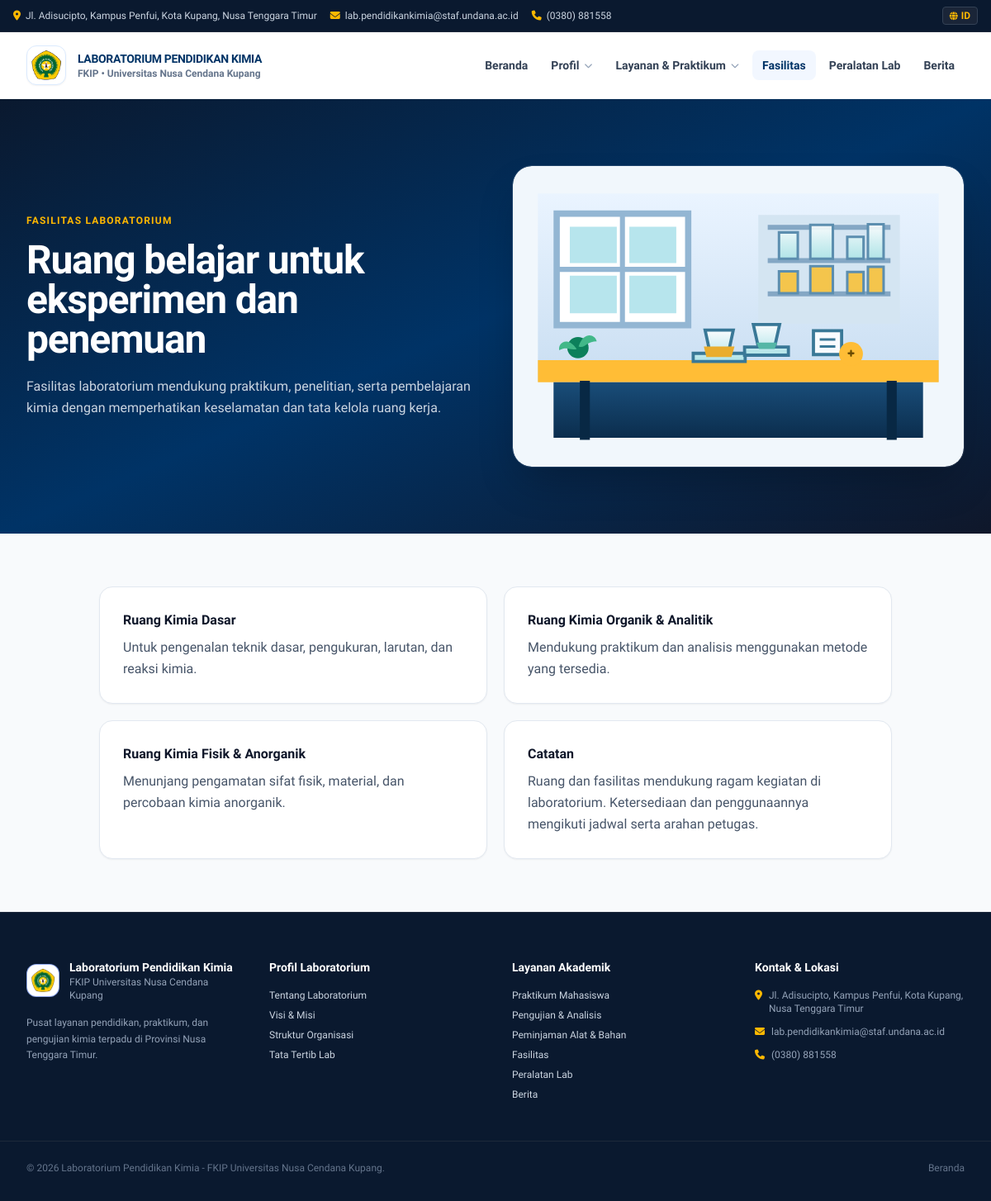
Page /fasilitas.php on the committed database.
### tables this page shows
CREATE TABLE pages (
            id INTEGER PRIMARY KEY AUTOINCREMENT,
            slug TEXT NOT NULL UNIQUE,
            menu_label TEXT NOT NULL,
            nav_group TEXT NOT NULL DEFAULT "halaman",
            title TEXT NOT NULL,
            eyebrow TEXT NOT NULL DEFAULT "",
            intro TEXT NOT NULL DEFAULT "",
            body TEXT NOT NULL DEFAULT "",
            image_path TEXT NOT NULL DEFAULT "",
            published INTEGER NOT NULL DEFAULT 1,
            sort_order INTEGER NOT NULL DEFAULT 0,
            updated_at TEXT NOT NULL DEFAULT CURRENT_TIMESTAMP
        );

### page-view.php (the view, shortened to what the rows shown need)
<?php
require_once __DIR__ . '/app/bootstrap.php';
$slug = isset($pageSlug) ? $pageSlug : '';
$statement = app_db()->prepare('SELECT * FROM pages WHERE slug = ? AND published = 1 LIMIT 1');
$statement->execute([$slug]);
$contentPage = $statement->fetch();
    ?>
    <?php
$bodyBlocks = preg_split('/\R{2,}/', str_replace('|', "\n\n", $contentPage['body']));
$bodyBlocks = array_values(array_filter(array_map('trim', $bodyBlocks), function ($value) { return $value !== ''; }));
require __DIR__ . '/header.php';
?>
<section class="bg-gradient-to-br from-undanaDark via-undanaBlue to-slate-900 text-white py-14 sm:py-20">
    <div class="mx-auto max-w-7xl px-4 sm:px-6 lg:px-8 <?= $contentPage['image_path'] !== '' ? 'grid items-center gap-10 lg:grid-cols-2' : '' ?>">
        <div>
            <?php if ($contentPage['eyebrow'] !== ''): ?><p class="mb-4 text-xs font-bold uppercase tracking-widest text-undanaGold"><?= h($contentPage['eyebrow']) ?></p><?php endif; ?>
            <h1 class="text-3xl font-extrabold tracking-tight sm:text-5xl"><?= h($contentPage['title']) ?></h1>
            <?php if ($contentPage['intro'] !== ''): ?><p class="mt-5 max-w-3xl leading-relaxed text-slate-300"><?= h($contentPage['intro']) ?></p><?php endif; ?>
        </div>
        <?php if ($contentPage['image_path'] !== ''): ?>
            <img src="<?= h($contentPage['image_path']) ?>" alt="<?= h($contentPage['title']) ?>" class="w-full rounded-3xl border border-white/10 shadow-2xl">
        <?php endif; ?>
    </div>
</section>
<section class="mx-auto max-w-5xl px-4 py-12 sm:px-6 sm:py-16 lg:px-8">
    <?php if ($bodyBlocks): ?>
        <div class="grid gap-5 md:grid-cols-2">
            <?php foreach ($bodyBlocks as $block): ?>
                <?php
                $separator = strpos($block, ':');
                $heading = $separator !== false ? trim(substr($block, 0, $separator)) : '';
                $text = $separator !== false ? trim(substr($block, $separator + 1)) : $block;
                ?>
                <article class="rounded-2xl border border-slate-200 bg-white p-6 shadow-sm sm:p-7">
                    <?php if ($heading !== ''): ?><h2 class="font-bold text-slate-900"><?= h($heading) ?></h2><?php endif; ?>
                    <?php if ($text !== ''): ?><p class="<?= $heading !== '' ? 'mt-2 ' : '' ?>leading-relaxed text-slate-600"><?= h($text) ?></p><?php endif; ?>
                </article>
            <?php endforeach; ?>
        </div>
    <?php else: ?>
        <div class="rounded-2xl border border-slate-200 bg-white p-6 text-slate-600 shadow-sm">Konten halaman belum ditambahkan.</div>
    <?php endif; ?>
</section>
<?php require __DIR__ . '/footer.php'; ?>

### header.php (shortened to what the rows shown need)
<?php
require_once __DIR__ . '/app/bootstrap.php';
$currentPage = basename($_SERVER['PHP_SELF']);
$siteSettings = app_settings();
$publicPages = app_db()->query('SELECT slug, menu_label, nav_group FROM pages WHERE published = 1 AND slug != "beranda" ORDER BY sort_order, menu_label')->fetchAll();
?>
<!DOCTYPE html>
<html lang="id">
<head>
    <script src="https://cdn.tailwindcss.com"></script>
    <link rel="stylesheet" href="https://cdnjs.cloudflare.com/ajax/libs/font-awesome/6.4.0/css/all.min.css">
</head>
<body class="bg-slate-50 text-slate-800 antialiased selection:bg-undanaGold selection:text-undanaDark">
    <header class="sticky top-0 z-50 bg-white/95 backdrop-blur-md shadow-sm border-b border-slate-100">
        <div class="max-w-7xl mx-auto px-4 sm:px-6 lg:px-8 min-h-20 py-3 flex items-center justify-between gap-3">
            <nav aria-label="Navigasi utama" class="hidden lg:flex items-center gap-1">
                <a href="index.php" class="px-3 py-2 text-sm font-semibold rounded-lg <?= $currentPage === 'index.php' ? 'text-undanaBlue bg-blue-50/80' : 'text-slate-700 hover:text-undanaBlue hover:bg-slate-50' ?>">Beranda</a>
                <div class="relative group">
                    <button type="button" class="flex items-center gap-1.5 px-3 py-2 text-sm font-semibold text-slate-700 hover:text-undanaBlue hover:bg-slate-50 rounded-lg">
                    </button>
                </div>
                <div class="relative group">
                    <button type="button" class="flex items-center gap-1.5 px-3 py-2 text-sm font-semibold text-slate-700 hover:text-undanaBlue hover:bg-slate-50 rounded-lg">
                    </button>
                </div>
                <?php $facilityPage = array_values(array_filter($publicPages, function ($page) { return $page['slug'] === 'fasilitas'; })); ?>
                <?php if ($facilityPage): ?><a href="<?= h(public_page_path($facilityPage[0]['slug'])) ?>" class="px-3 py-2 text-sm font-semibold rounded-lg <?= $currentPage === 'fasilitas.php' ? 'text-undanaBlue bg-blue-50/80' : 'text-slate-700 hover:text-undanaBlue hover:bg-slate-50' ?>"><?= h($facilityPage[0]['menu_label']) ?></a><?php endif; ?>
                <a href="peralatan-lab.php" class="px-3 py-2 text-sm font-semibold rounded-lg <?= $currentPage === 'peralatan-lab.php' ? 'text-undanaBlue bg-blue-50/80' : 'text-slate-700 hover:text-undanaBlue hover:bg-slate-50' ?>">Peralatan Lab</a>
                <a href="berita.php" class="px-3 py-2 text-sm font-semibold rounded-lg <?= $currentPage === 'berita.php' ? 'text-undanaBlue bg-blue-50/80' : 'text-slate-700 hover:text-undanaBlue hover:bg-slate-50' ?>">Berita</a>
            </nav>
        </div>
    </header>
    <main>

### footer.php (shortened to what the rows shown need)
<?php
$footerPages = app_db()->query('SELECT slug, menu_label, nav_group FROM pages WHERE published = 1 AND nav_group IN ("profil", "layanan") ORDER BY sort_order, menu_label')->fetchAll();
$footerProfilePages = array_values(array_filter($footerPages, function ($page) { return $page['nav_group'] === 'profil'; }));
$footerServicePages = array_values(array_filter($footerPages, function ($page) { return $page['nav_group'] === 'layanan'; }));
?>
    </main>
    <footer class="bg-undanaDark text-slate-300 pt-14 pb-8 border-t border-slate-800">
        <div class="max-w-7xl mx-auto px-4 sm:px-6 lg:px-8 grid grid-cols-1 sm:grid-cols-2 lg:grid-cols-4 gap-10 mb-12">
            <div class="space-y-4">
                <div class="flex items-center gap-3">
                    <div>
                        <h2 class="text-white font-bold text-sm"><?= h(app_setting('brand_name', 'Laboratorium Pendidikan Kimia')) ?></h2>
                    </div>
                </div>
            </div>
            <div>
                <h2 class="text-white font-bold text-sm mb-4">Profil Laboratorium</h2>
                <ul class="space-y-2 text-xs">
                    <?php foreach ($footerProfilePages as $page): ?><li><a href="<?= h(public_page_path($page['slug'])) ?>" class="hover:text-undanaGold"><?= h($page['menu_label']) ?></a></li><?php endforeach; ?>
                </ul>
            </div>
            <div>
                <h2 class="text-white font-bold text-sm mb-4">Layanan Akademik</h2>
                <ul class="space-y-2 text-xs">
                    <?php foreach ($footerServicePages as $page): ?><li><a href="<?= h(public_page_path($page['slug'])) ?>" class="hover:text-undanaGold"><?= h($page['menu_label']) ?></a></li><?php endforeach; ?>
                    <li><a href="fasilitas.php" class="hover:text-undanaGold"><?= h((app_db()->query('SELECT menu_label FROM pages WHERE slug = "fasilitas" AND published = 1')->fetchColumn()) ?: 'Fasilitas') ?></a></li>
                </ul>
            </div>
            <div>
                <h2 class="text-white font-bold text-sm mb-4">Kontak &amp; Lokasi</h2>
            </div>
        </div>
    </footer>
</body>
</html>

### rows in the picture
pages: menu_label "Fasilitas", eyebrow "FASILITAS LABORATORIUM", title "Ruang belajar untuk eksperimen dan penemuan", intro "Fasilitas laboratorium mendukung praktikum, penelitian, serta pembelajaran kimia dengan memperhatikan keselamatan dan tata kelola ruang kerja.", image_path (picture), body "Ruang Kimia Dasar", body "Untuk pengenalan teknik dasar, pengukuran, larutan, dan reaksi kimia.", body "Ruang Kimia Organik & Analitik", body "Mendukung praktikum dan analisis menggunakan metode yang tersedia.", body "Ruang Kimia Fisik & Anorganik", body "Menunjang pengamatan sifat fisik, material, dan percobaan kimia anorganik.", body "Catatan", body "Ruang dan fasilitas mendukung ragam kegiatan di laboratorium. Ketersediaan dan penggunaannya mengikuti jadwal serta arahan petugas."
pages: menu_label "Tentang Laboratorium"
pages: menu_label "Visi & Misi"
pages: menu_label "Struktur Organisasi"
pages: menu_label "Tata Tertib Lab"
pages: menu_label "Praktikum Mahasiswa"
pages: menu_label "Pengujian & Analisis"
pages: menu_label "Peminjaman Alat & Bahan"

### other values in the picture
$siteSettings['address'] "Jl. Adisucipto, Kampus Penfui, Kota Kupang, Nusa Tenggara Timur"
$siteSettings['email'] "lab.pendidikankimia@staf.undana.ac.id"
$siteSettings['phone'] "(0380) 881558"
$siteSettings['brand_name'] "LABORATORIUM PENDIDIKAN KIMIA"
$siteSettings['institution'] "Universitas Nusa Cendana Kupang"
app_setting('brand_name', 'Laboratorium Pendidikan Kimia') "Laboratorium Pendidikan Kimia"
app_setting('institution', 'Universitas Nusa Cendana Kupang') "Universitas Nusa Cendana Kupang"
app_setting('footer_description') "Pusat layanan pendidikan, praktikum, dan pengujian kimia terpadu di Provinsi Nusa Tenggara Timur."
app_setting('address') "Jl. Adisucipto, Kampus Penfui, Kota Kupang, Nusa Tenggara Timur"
app_setting('email') "lab.pendidikankimia@staf.undana.ac.id"
app_setting('phone') "(0380) 881558"
